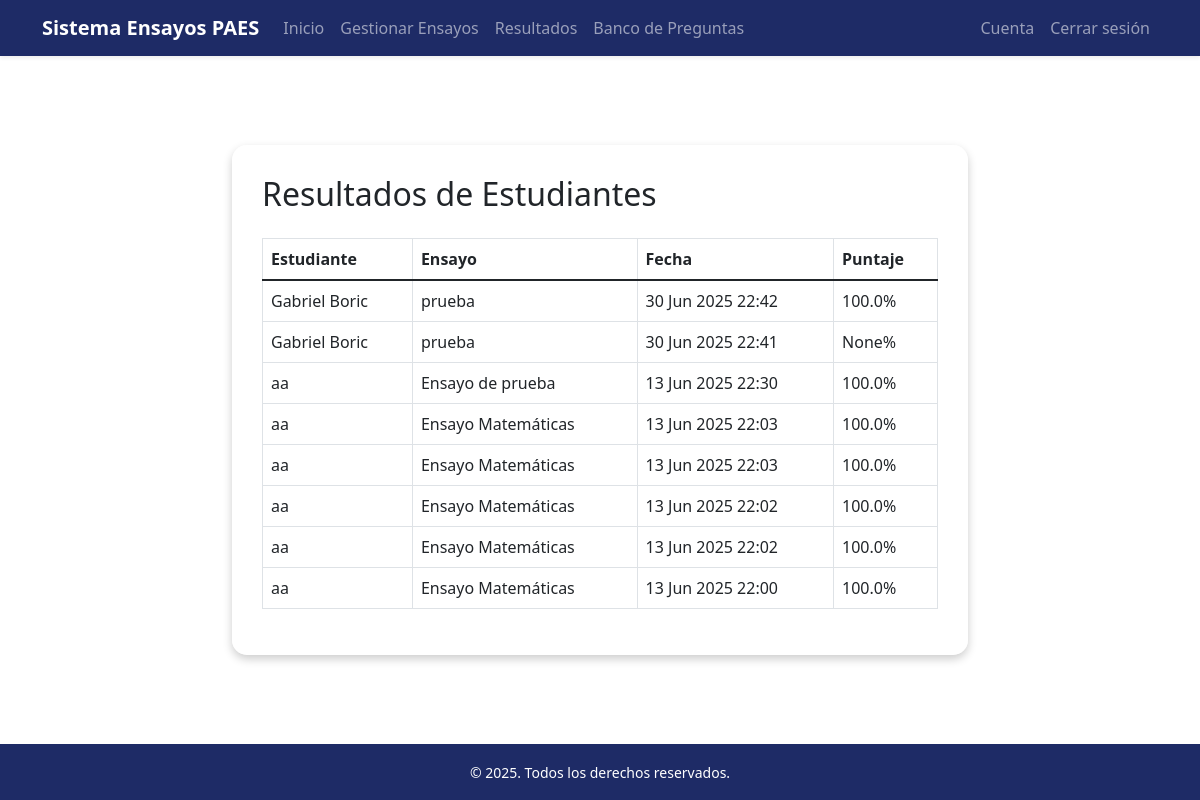
Page /docente/resultados/ (signed in) on the earlier database version.
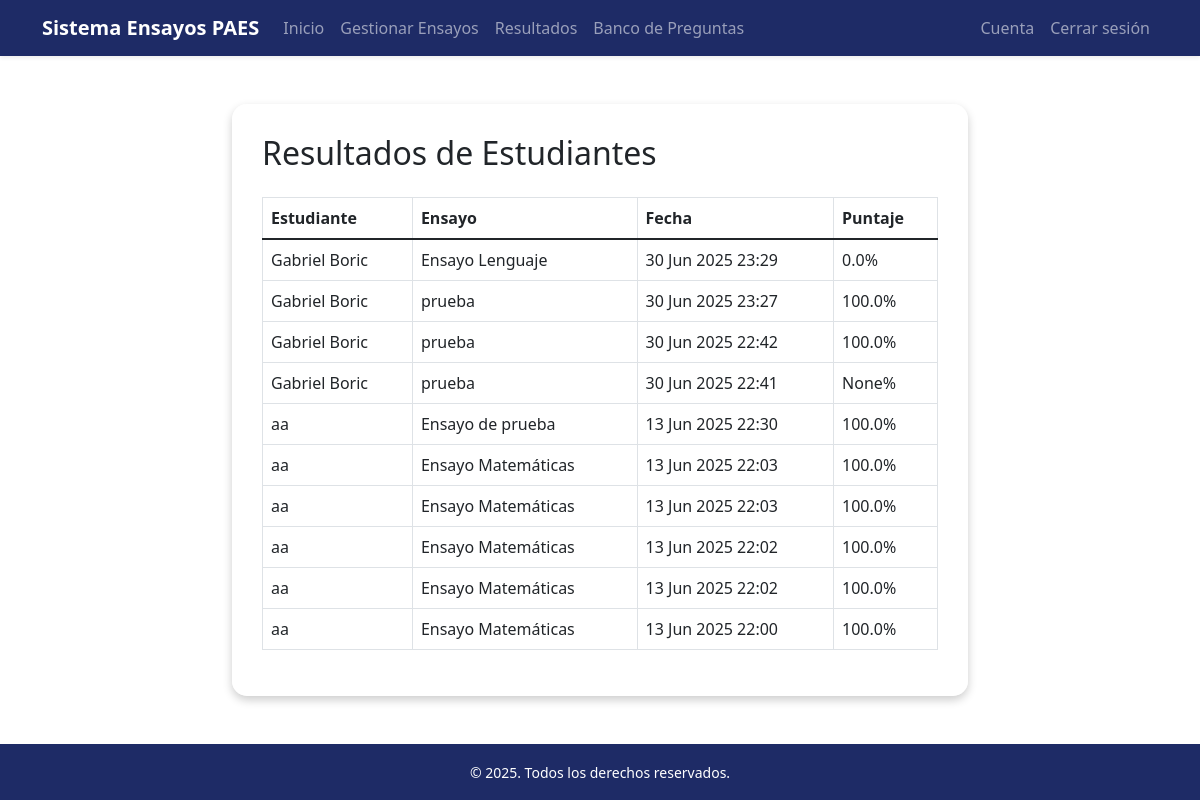
Same page on the later database version.
### AutoridadDocente/models.py (models this page shows, shortened)
class RespuestaEnsayo(models.Model):
    estudiante = models.ForeignKey(User, on_delete=models.CASCADE, limit_choices_to={'role': 'Estudiante'})
    ensayo = models.ForeignKey(Ensayo, on_delete=models.CASCADE)
    fecha_respuesta = models.DateTimeField(auto_now_add=True)
    puntaje = models.FloatField(null=True, blank=True)  # ya calculado como porcentaje
    def porcentaje(self):
        return self.puntaje or 0

class Ensayo(models.Model):
    titulo = models.CharField(max_length=200)
    nivel = models.CharField(max_length=50, choices=User.NIVELES)
    colegio = models.CharField(max_length=100)
    temas = models.ManyToManyField(Tema,blank=True)
    preguntas = models.ManyToManyField(Pregunta,blank=True)
    fecha_creacion = models.DateTimeField(auto_now_add=True)

### LoginRegister/models.py (models this page shows, shortened)
class User(AbstractUser):  # Heredar de AbstractUser
    ROLES = [
        ('Estudiante', 'Estudiante'),
        ('AutoridadDocente', 'AutoridadDocente'),
    ]
    NIVELES = [
        ('primero', '1° Medio'),
        ('segundo', '2° Medio'),
        ('tercero', '3° Medio'),
        ('cuarto', '4° Medio'),
    ]
    first_name = None
    last_name = None
    full_name = models.CharField(max_length=100, null=True, blank=True)
    phone = models.CharField(max_length=15, blank=True)
    date_of_birth = models.DateField(null=True, blank=True)
    role = models.CharField(max_length=50, choices=ROLES, default='Estudiante')
    nivel = models.CharField(max_length=50, choices=NIVELES, null=True, blank=True)
    colegio = models.CharField(max_length=100, blank=True, default='Colegio SIP')  # Campo nuevo

### AutoridadDocente/views.py (the view)
# urls.py: path('resultados/', views.resultados_ensayos_docente, name='resultados_docente'),
@login_required
def resultados_ensayos_docente(request):
    if request.user.role != 'AutoridadDocente':
        return redirect('login')
    resultados = RespuestaEnsayo.objects.select_related('estudiante', 'ensayo').order_by('-fecha_respuesta')
    return render(request, 'resultados/resultados_docente.html', {'resultados': resultados})

### AutoridadDocente/templates/resultados/resultados_docente.html
{% extends 'base_docente.html' %}
{% block navegacion %}
<li class="nav-item"><a class="nav-link" href="{% url 'docente_index' %}">Inicio</a></li>
<li class="nav-item"><a class="nav-link" href="{% url 'listar_ensayos' %}">Gestionar Ensayos</a></li>
<li class="nav-item"><a class="nav-link" href="{% url 'resultados_docente' %}">Resultados</a></li>
<li class="nav-item"><a class="nav-link" href="{% url 'listar_preguntas' %}">Banco de Preguntas</a></li>
{% endblock %}
{% block cuenta-atras %}
<li class="nav-item"><a class="nav-link" href="{% url 'cuenta_docente' %}">Cuenta</a></li>
<li class="nav-item"><a href="{% url 'logout' %}" class="nav-link">Cerrar sesión</a></li>
{% endblock %}
{% block content %}
<h2 class="mb-4">Resultados de Estudiantes</h2>
{% if resultados %}
<table class="table table-bordered">
    <thead>
        <tr>
            <th>Estudiante</th>
            <th>Ensayo</th>
            <th>Fecha</th>
            <th>Puntaje</th>
        </tr>
    </thead>
    <tbody>
        {% for resultado in resultados %}
        <tr>
            <td>{{ resultado.estudiante.full_name }}</td>
            <td>{{ resultado.ensayo.titulo }}</td>
            <td>{{ resultado.fecha_respuesta|date:"d M Y H:i" }}</td>
            <td>{{ resultado.puntaje }}%</td>
        </tr>
        {% endfor %}
    </tbody>
</table>
{% else %}
<p>No hay respuestas registradas todavía.</p>
{% endif %}
{% endblock %}

Differences in the rows shown:
added RespuestaEnsayo: estudiante.full_name "Gabriel Boric", ensayo.titulo "Ensayo Lenguaje", fecha_respuesta "30 Jun 2025 23:29", puntaje "0.0"
added RespuestaEnsayo: estudiante.full_name "Gabriel Boric", ensayo.titulo "prueba", fecha_respuesta "30 Jun 2025 23:27", puntaje "100.0"
